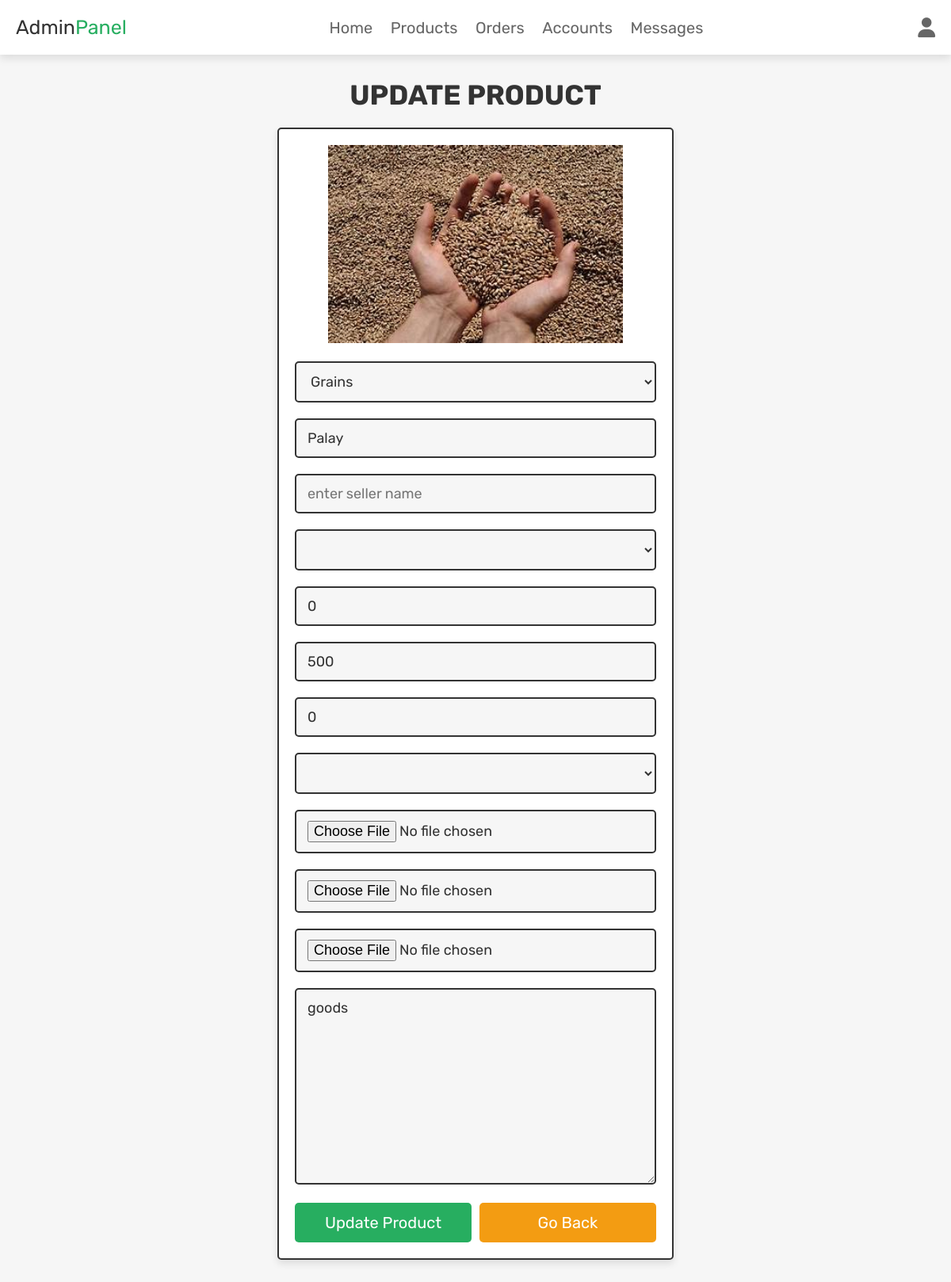
Screenshot of /admin_update_product.php?update=24 (signed in) with the database file from the repository.
### tables this page shows
CREATE TABLE `products` (
  `id` int(100) NOT NULL,
  `category` varchar(20) NOT NULL,
  `product_name` varchar(100) NOT NULL,
  `seller_name` varchar(100) NOT NULL,
  `unit` varchar(20) NOT NULL,
  `quantity` int(11) NOT NULL,
  `price` int(100) NOT NULL,
  `shipping_charge` decimal(10,0) NOT NULL,
  `product_availability` varchar(20) NOT NULL,
  `image1` varchar(100) NOT NULL,
  `image2` varchar(100) NOT NULL,
  `image3` varchar(100) NOT NULL,
  `details` varchar(500) NOT NULL
);

### admin_update_product.php (the view, shortened to what this page needs)
<?php
@include 'config.php';
?>
<!DOCTYPE html>
<html lang="en">
<head>
   <link rel="stylesheet" href="https://cdnjs.cloudflare.com/ajax/libs/font-awesome/6.1.1/css/all.min.css">
   <link rel="stylesheet" href="css/admin_style.css">
</head>
<body>
<?php include 'admin_header.php'; ?>
<section class="update-product">
   <h1 class="title">update product</h1>
   <?php
      $update_id = $_GET['update'];
      $select_products = $conn->prepare("SELECT * FROM `products` WHERE id = ?");
      $select_products->execute([$update_id]);
      if($select_products->rowCount() > 0){
         while($fetch_products = $select_products->fetch(PDO::FETCH_ASSOC)){
   ?>
   <form action="" method="post" enctype="multipart/form-data">
      <img src="uploaded_img1/<?= $fetch_products['image1']; ?>" alt="">
      <select name="category" class="box" required>
         <option selected><?= $fetch_products['category']; ?></option>
      </select>
      <input type="text" name="productName" placeholder="enter product name" required class="box" value="<?= $fetch_products['product_name']; ?>">
      <input type="text" name="sellerName" placeholder="enter seller name" required class="box" value="<?= $fetch_products['seller_name']; ?>">
      <select name="unit" class="box" required>
         <option selected><?= $fetch_products['unit']; ?></option>
         <option value="Per Sack">Per Sack</option>
      </select>
      <input type="number" name="productQuantity" min="0" placeholder="enter product quantity" required class="box" value="<?= $fetch_products['quantity']; ?>">
      <input type="number" name="productPrice" min="0" placeholder="enter product price" required class="box" value="<?= $fetch_products['price']; ?>">
      <input type="number" name="shippingCharge" min="0" placeholder="enter shipping charge" required class="box" value="<?= $fetch_products['shipping_charge']; ?>">
      <select name="productAvailability" class="box" required>
         <option selected><?= $fetch_products['unit']; ?></option>
         <option value="In Stock">In Stock</option>
      </select>
      <input type="file" name="image1" class="box" accept="image/jpg, image/jpeg, image/png">
      <input type="file" name="image2" class="box" accept="image/jpg, image/jpeg, image/png">
      <input type="file" name="image3" class="box" accept="image/jpg, image/jpeg, image/png">
      <textarea name="details" required placeholder="enter product details" class="box" cols="30" rows="10"><?= $fetch_products['details']; ?></textarea>
      <div class="flex-btn">
         <input type="submit" class="btn" value="update product" name="update_product">
         <a href="admin_products.php" class="option-btn">go back</a>
      </div>
   </form>
   <?php
         }
      }else{
         echo '<p class="empty">no products found!</p>';
      }
   ?>
</section>
</body>
</html>

### css/admin_style.css (style rules this page uses)
.update-product form { max-width: 50rem; padding:2rem; margin:0 auto; text-align: center; border:var(--border); box-shadow: var(--box-shadow); background-color: var(--white); border-radius: .5rem; }
.update-product form img { height: 25rem; object-fit: cover; margin-bottom: 1rem; }
.update-product form .box { width: 100%; border:var(--border); background-color: var(--white); border-radius: .5rem; background-color: var(--light-bg); padding:1.2rem 1.4rem; font-size: 1.8rem; color:var(--black); margin:1rem 0; }

### css/components.css (style rules this page uses)
:root { --green:#27ae60; --orange:#f39c12; --red:#e74c3c; --black:#333; --light-color:#666; --white:#fff; --light-bg:#f6f6f6; --border:.2rem solid var(--black); --box-shadow:0 .5rem 1rem rgba(0,0,0,.1); }
* { font-family: 'Rubik', sans-serif; margin:0; padding:0; box-sizing: border-box; outline: none; border:none; text-decoration: none; color:var(--black); }
body { background-color: var(--light-bg); }
html { font-size: 62.5%; overflow-x: hidden; scroll-behavior: smooth; scroll-padding-top: 6.5rem; }
section { padding:3rem 2rem; max-width: 1200px; margin:0 auto; }
.btn, .delete-btn, .option-btn { display: block; width: 100%; margin-top: 1rem; border-radius: .5rem; color:var(--white); font-size: 2rem; padding:1.3rem 3rem; text-transform: capitalize; cursor: pointer; text-align: center; }
.btn { background-color: var(--green); }
.option-btn { background-color: var(--orange); }
.flex-btn { display: flex; flex-wrap: wrap; gap:1rem; }
.flex-btn > * { flex:1; }
.title { text-align: center; margin-bottom: 2rem; text-transform: uppercase; color:var(--black); font-size: 3.5rem; }

### rows the page displays
products: image1 (picture), category "Grains", productName "Palay", productQuantity "0", productPrice "500", shippingCharge "0", details "goods"
